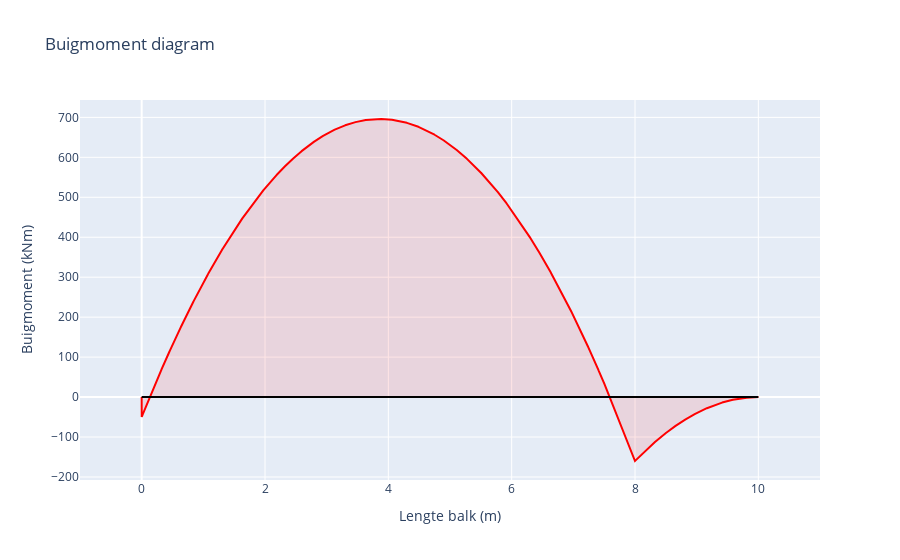

This figure's notebook cell:
### Code cell
layout = go.Layout(
    title="Buigmoment diagram",
    xaxis=dict(title="Lengte balk (m)", range=[-1, lengteBalk+1]),
    yaxis=dict(title="Buigmoment (kNm)"),
    showlegend=False
)

line = go.Scatter(
    x=X,
    y= sum(bendingMoment),
    mode='lines',
    name='Buigmoment (kNm)',
    fill = 'tonexty',
    line_color='red',
    fillcolor='rgba(255,0,0,0.1)'
)

axis = go.Scatter(
    x= [0,lengteBalk],
    y= [0,0],
    mode='lines',
    line_color='black'
)

fig= go.Figure(data=[line, axis], layout=layout)
fig.show()

### Figure 1 — Plotly figure (JSON) as saved in the notebook; plotly's stock layout.template omitted (floating-point values rounded to 4 significant figures; data arrays with more than 128 entries replaced by an {"elided": "..."} marker saying what was removed)
{"data": [{"fill": "tonexty", "fillcolor": "rgba(255,0,0,0.1)", "line": {"color": "red"}, "mode": "lines", "name": "Buigmoment (kNm)", "type": "scatter", "x": {"elided": "10002 float values"}, "y": {"elided": "10002 float values"}}, {"line": {"color": "black"}, "mode": "lines", "type": "scatter", "x": [0, 10], "y": [0, 0]}], "layout": {"showlegend": false, "title": {"text": "Buigmoment diagram"}, "xaxis": {"range": [-1, 11], "title": {"text": "Lengte balk (m)"}}, "yaxis": {"title": {"text": "Buigmoment (kNm)"}}}}
